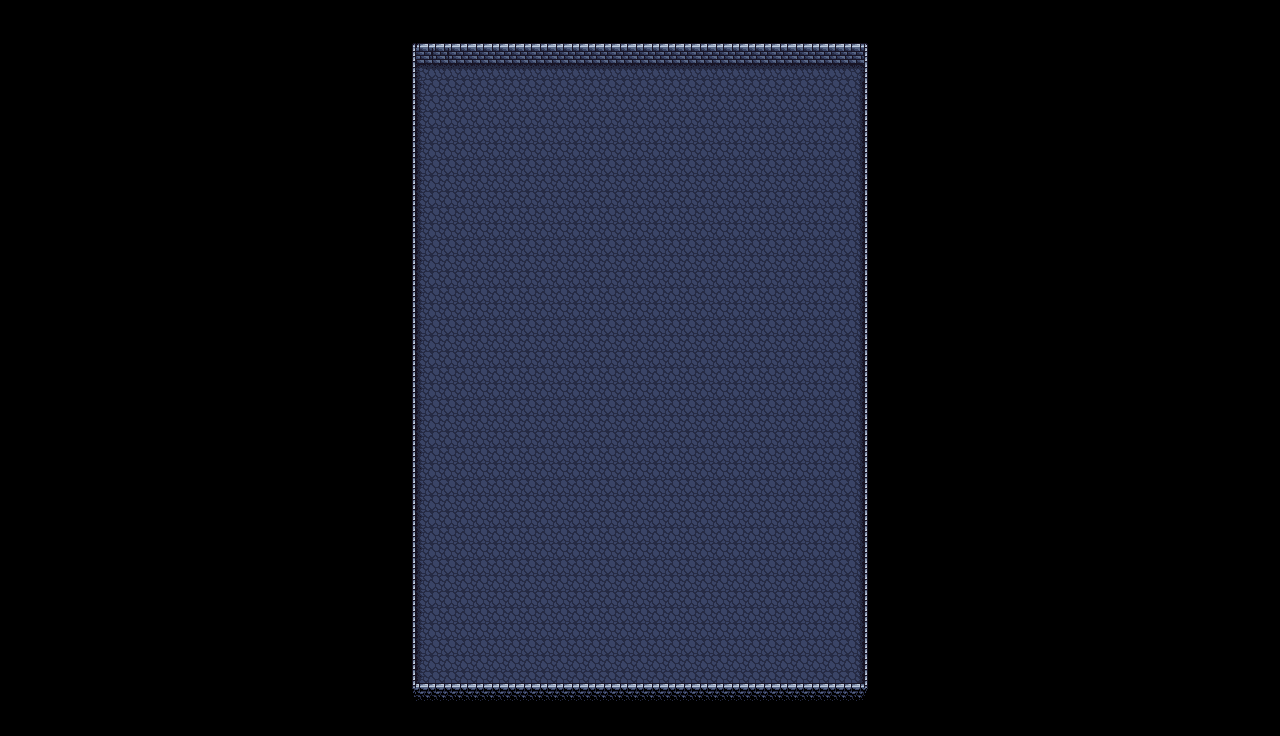

Rendered tile map (Tiled .tmx) drawn with the repository's tilesets; below, a short description and the map source with its tile grids summarised:
An orthogonal 80x46 tile map with 16x16 px tiles, 3 tile layers (Ground, Walls, Walls No Collide).

<map version="1.0" orientation="orthogonal" renderorder="right-down" width="80" height="46" tilewidth="16" tileheight="16" nextobjectid="1">
 <tileset firstgid="1" name="Dungeon Tile Set" tilewidth="16" tileheight="16" tilecount="256" columns="16">
  <image source="Dungeon Tile Set.png" width="256" height="256" />
 </tileset>
 <layer name="Ground" width="80" height="46">
  <data>[3680 cells, 1092 non-empty, 6 distinct tile ids]</data>
 </layer>
 <layer name="Walls" width="80" height="46">
  <data>[3680 cells, 362 non-empty, 15 distinct tile ids]</data>
 </layer>
 <layer name="Walls No Collide" width="80" height="46">
  <data>[3680 cells, 196 non-empty, 14 distinct tile ids]</data>
 </layer>
</map>
